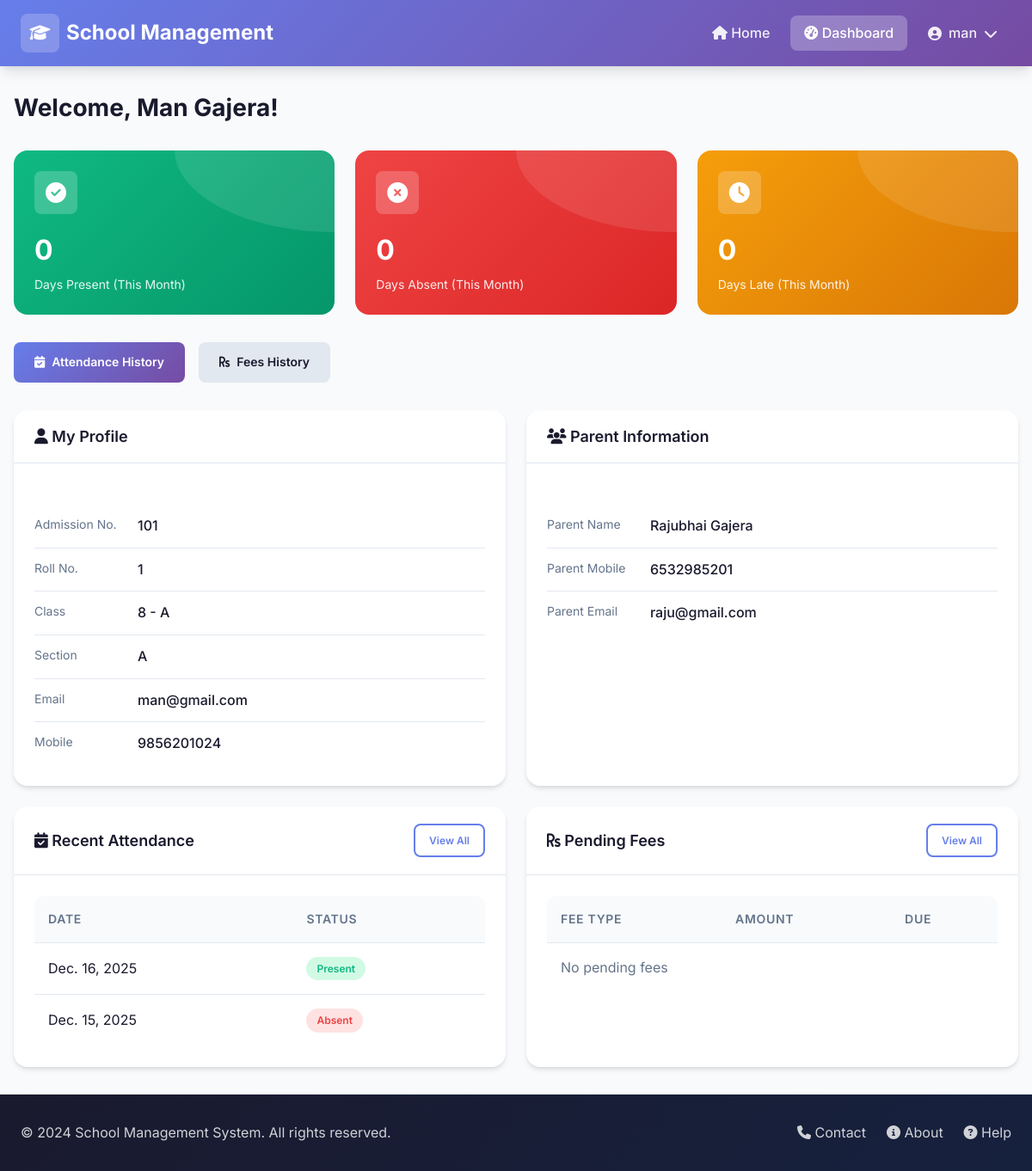
Screenshot of /student/ (signed in) with the database file from the repository.
### core/models.py (models this page shows, shortened)
class Student(models.Model):
    GENDER_CHOICES = [
        ('male', 'Male'),
        ('female', 'Female'),
        ('other', 'Other'),
    ]
    username = models.CharField(max_length=50, unique=True)
    password = models.CharField(max_length=255)
    name = models.CharField(max_length=100)
    surname = models.CharField(max_length=100)
    email = models.EmailField(unique=True)
    mobile = models.CharField(max_length=15, blank=True)
    dob = models.DateField(null=True, blank=True)
    gender = models.CharField(max_length=10, choices=GENDER_CHOICES)
    roll_no = models.CharField(max_length=20)
    address = models.TextField(blank=True)
    student_class = models.ForeignKey(Class, on_delete=models.SET_NULL, null=True, related_name='students')
    section = models.CharField(max_length=10, blank=True)
    admission_no = models.CharField(max_length=50, unique=True)
    admission_date = models.DateField(null=True, blank=True)
    parent_name = models.CharField(max_length=100, blank=True)
    parent_mobile = models.CharField(max_length=15, blank=True)
    parent_email = models.EmailField(blank=True)
    created_at = models.DateTimeField(auto_now_add=True)
    updated_at = models.DateTimeField(auto_now=True)
    @property
    def full_name(self):
        return f"{self.name} {self.surname}"

class Class(models.Model):
    name = models.CharField(max_length=50)  # e.g., "Class 1", "Class 10"
    section = models.CharField(max_length=10, blank=True)  # e.g., "A", "B"
    created_at = models.DateTimeField(auto_now_add=True)
    updated_at = models.DateTimeField(auto_now=True)
    class Meta:
        verbose_name_plural = "Classes"
        ordering = ['name', 'section']
    def __str__(self):
        if self.section:
            return f"{self.name} - {self.section}"
        return self.name

class StudentAttendance(models.Model):
    STATUS_CHOICES = [
        ('present', 'Present'),
        ('absent', 'Absent'),
        ('late', 'Late'),
    ]
    student = models.ForeignKey(Student, on_delete=models.CASCADE, related_name='attendances')
    date = models.DateField()
    status = models.CharField(max_length=10, choices=STATUS_CHOICES)
    marked_by = models.ForeignKey(Teacher, on_delete=models.SET_NULL, null=True, blank=True)
    remarks = models.TextField(blank=True)
    created_at = models.DateTimeField(auto_now_add=True)
    class Meta:
        unique_together = ['student', 'date']
        ordering = ['-date']

### core/views.py (the view)
    def wrapper(request, *args, **kwargs):
        if request.session.get('user_role') != 'student':
            messages.error(request, 'You must be logged in as student to access this page.')
            return redirect('login')
        return view_func(request, *args, **kwargs)

### core/views.py (called while the page is built)
def student_required(view_func):
    def wrapper(request, *args, **kwargs):
        if request.session.get('user_role') != 'student':
            messages.error(request, 'You must be logged in as student to access this page.')
            return redirect('login')
        return view_func(request, *args, **kwargs)
    return wrapper

### templates/student/dashboard.html (shortened to what this page needs)
{% extends 'base.html' %}
{% load static %}
{% block content %}
<header class="header">
    <div class="container">
        <div class="header-content">
            <a href="{% url 'home' %}" class="logo">
                <div class="logo-icon">
                    <i class="fas fa-graduation-cap"></i>
                </div>
                <span>School Management</span>
            </a>
            <nav class="nav">
                <a href="{% url 'home' %}" class="nav-link">
                    <i class="fas fa-home"></i> Home
                </a>
                <a href="{% url 'student_dashboard' %}" class="nav-link active">
                    <i class="fas fa-tachometer-alt"></i> Dashboard
                </a>
                <div class="dropdown">
                    <div class="nav-link dropdown-toggle">
                        <i class="fas fa-user-circle"></i>
                        {{ user_name }}
                        <i class="fas fa-chevron-down"></i>
                    </div>
                </div>
            </nav>
        </div>
    </div>
</header>
<div class="container" style="padding: 2rem 1rem;">
    <div class="page-header">
        <h1 class="page-title">Welcome, {{ student.full_name }}!</h1>
    </div>
    <div class="stats-grid" style="grid-template-columns: repeat(3, 1fr);">
        <div class="stats-card success">
            <div class="stats-icon"><i class="fas fa-check-circle"></i></div>
            <div class="stats-value">{{ present_count }}</div>
            <div class="stats-label">Days Present (This Month)</div>
        </div>
        <div class="stats-card danger">
            <div class="stats-icon"><i class="fas fa-times-circle"></i></div>
            <div class="stats-value">{{ absent_count }}</div>
            <div class="stats-label">Days Absent (This Month)</div>
        </div>
        <div class="stats-card warning">
            <div class="stats-icon"><i class="fas fa-clock"></i></div>
            <div class="stats-value">{{ late_count }}</div>
            <div class="stats-label">Days Late (This Month)</div>
        </div>
    </div>
    <div class="quick-actions mb-4">
        <a href="{% url 'student_attendance_history' %}" class="btn btn-primary">
            <i class="fas fa-calendar-check"></i> Attendance History
        </a>
        <a href="{% url 'student_fees_history' %}" class="btn btn-secondary">
            <i class="fas fa-rupee-sign"></i> Fees History
        </a>
    </div>
    <div class="recent-grid">
        <div class="card">
            <div class="card-header">
                <h3 class="card-title"><i class="fas fa-user"></i> My Profile</h3>
            </div>
            <div class="card-body">
                <div class="profile-info">
                    <div class="profile-info-item">
                        <span class="profile-info-label">Admission No.</span>
                        <span class="profile-info-value">{{ student.admission_no }}</span>
                    </div>
                    <div class="profile-info-item">
                        <span class="profile-info-label">Roll No.</span>
                        <span class="profile-info-value">{{ student.roll_no }}</span>
                    </div>
                    <div class="profile-info-item">
                        <span class="profile-info-label">Class</span>
                        <span class="profile-info-value">{{ student.student_class|default:"-" }}</span>
                    </div>
                    <div class="profile-info-item">
                        <span class="profile-info-label">Section</span>
                        <span class="profile-info-value">{{ student.section|default:"-" }}</span>
                    </div>
                    <div class="profile-info-item">
                        <span class="profile-info-label">Email</span>
                        <span class="profile-info-value">{{ student.email }}</span>
                    </div>
                    <div class="profile-info-item">
                        <span class="profile-info-label">Mobile</span>
                        <span class="profile-info-value">{{ student.mobile|default:"-" }}</span>
                    </div>
                </div>
            </div>
        </div>
        <div class="card">
            <div class="card-header">
                <h3 class="card-title"><i class="fas fa-users"></i> Parent Information</h3>
            </div>
            <div class="card-body">
                <div class="profile-info">
                    <div class="profile-info-item">
                        <span class="profile-info-label">Parent Name</span>
                        <span class="profile-info-value">{{ student.parent_name|default:"-" }}</span>
                    </div>
                    <div class="profile-info-item">
                        <span class="profile-info-label">Parent Mobile</span>
                        <span class="profile-info-value">{{ student.parent_mobile|default:"-" }}</span>
                    </div>
                    <div class="profile-info-item">
                        <span class="profile-info-label">Parent Email</span>
                        <span class="profile-info-value">{{ student.parent_email|default:"-" }}</span>
                    </div>
                </div>
            </div>
        </div>
    </div>
    <div class="recent-grid mt-3">
        <div class="card">
            <div class="card-header">
                <h3 class="card-title"><i class="fas fa-calendar-check"></i> Recent Attendance</h3>
                <a href="{% url 'student_attendance_history' %}" class="btn btn-sm btn-outline">View All</a>
            </div>
            <div class="card-body">
                <div class="table-container" style="box-shadow: none;">
                    <table class="table">
                        <thead>
                            <tr>
                                <th>Date</th>
                                <th>Status</th>
                            </tr>
                        </thead>
                        <tbody>
                            {% for att in recent_attendance %}
                            <tr>
                                <td>{{ att.date }}</td>
                                <td>
                                    <span
                                        class="badge badge-{% if att.status == 'present' %}success{% elif att.status == 'absent' %}danger{% else %}warning{% endif %}">
                                        {{ att.get_status_display }}
                                    </span>
                                </td>
                            </tr>
                            {% empty %}
                            <tr>
                                <td colspan="2" class="text-center text-gray">No records</td>
                            </tr>
                            {% endfor %}
                        </tbody>
                    </table>
                </div>
            </div>
        </div>
        <div class="card">
            <div class="card-header">
                <h3 class="card-title"><i class="fas fa-rupee-sign"></i> Pending Fees</h3>
                <a href="{% url 'student_fees_history' %}" class="btn btn-sm btn-outline">View All</a>
            </div>
            <div class="card-body">
                <div class="table-container" style="box-shadow: none;">
                    <table class="table">
                        <thead>
                            <tr>
                                <th>Fee Type</th>
                                <th>Amount</th>
                                <th>Due</th>
                            </tr>
                        </thead>
                        <tbody>
                            {% for fee in pending_fees %}
                            <tr>
                                <td>{{ fee.fee_type }}</td>
                                <td>₹{{ fee.amount }}</td>
                                <td>{{ fee.due_date }}</td>
                            </tr>
                            {% empty %}
                            <tr>
                                <td colspan="3" class="text-center text-gray">No pending fees</td>
                            </tr>
                            {% endfor %}
                        </tbody>
                    </table>
                </div>
            </div>
        </div>
    </div>
</div>
{% include 'partials/footer.html' %}
{% endblock %}

### rows the page displays
Student: full_name "Man Gajera", admission_no "101", roll_no "1", student_class "8 - A", section "A", email "man@gmail.com", mobile "9856201024", parent_name "Rajubhai Gajera", parent_mobile "6532985201", parent_email "raju@gmail.com"
StudentAttendance: date "Dec. 16, 2025", status "Present"
StudentAttendance: date "Dec. 15, 2025", status "Absent"

### other values shown
{{ user_name }} "man"
{{ present_count }} "0"
{{ absent_count }} "0"
{{ late_count }} "0"
